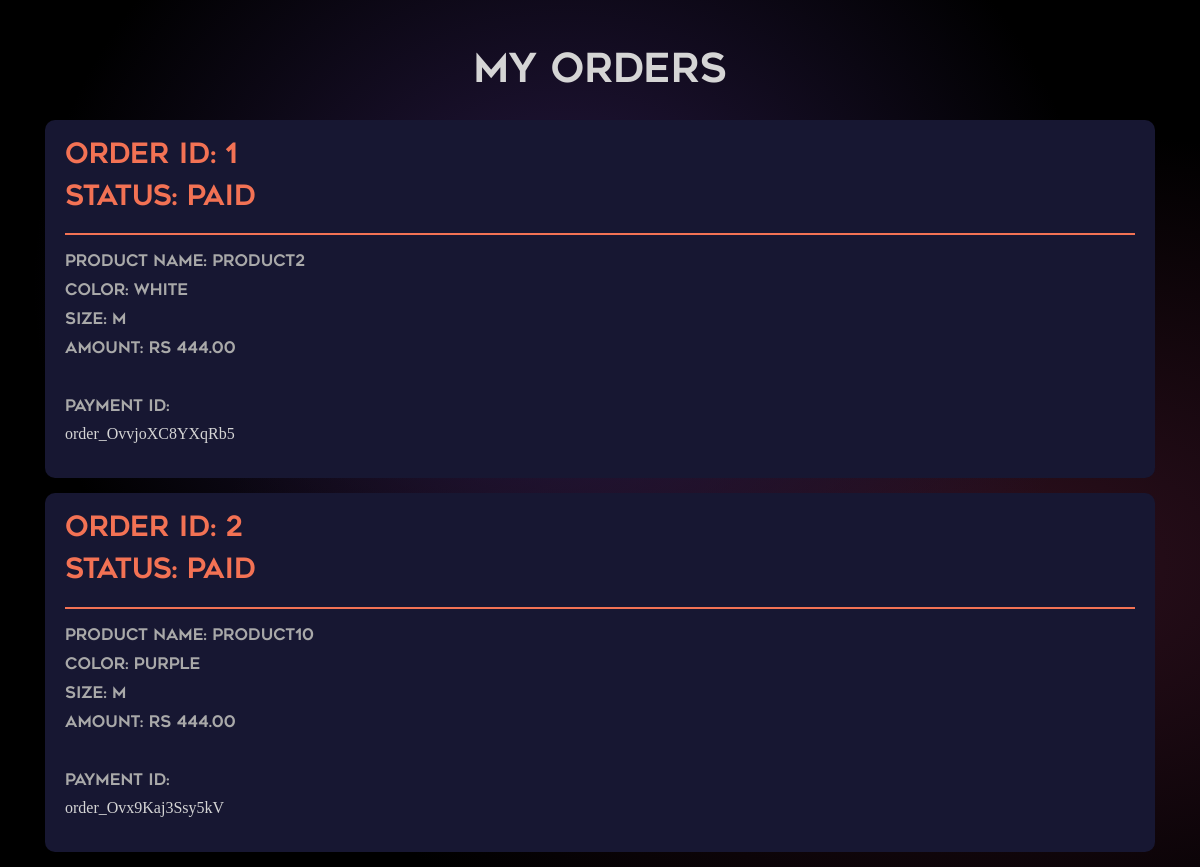
/userorders/ (signed in), run on an earlier commit of the app's database.
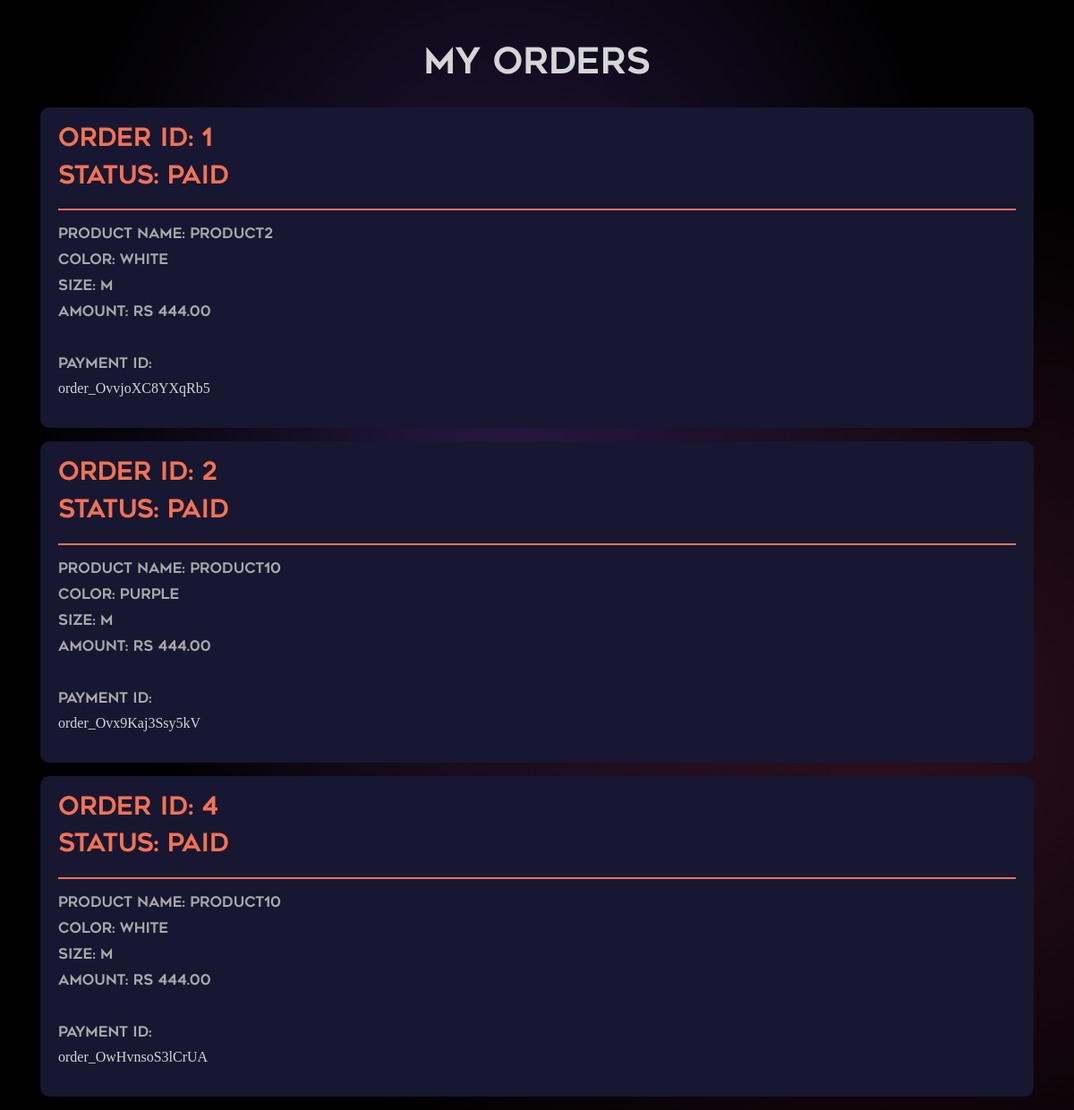
And on a later commit of the database.
### productapp/models.py (models this page shows, shortened)
class OrderCart(models.Model):
     user=models.ForeignKey(User,on_delete=models.CASCADE)
     info=models.ForeignKey(UserProfile,on_delete=models.CASCADE)
     product_name = models.CharField(max_length=255)
     color = models.CharField(max_length=225)
     size = models.CharField(max_length=225)
     amount = models.CharField(max_length=10)
     payment_id = models.CharField(max_length=100)
     paid = models.BooleanField(default=False)

### productapp/views.py (the view)
# urls.py: path('userorders/', views.userorders, name='userorders'),
def userorders(request):
    orders = OrderCart.objects.filter(user=request.user)
    return render(request, 'orders.html', {'orders': orders})

### templates/orders.html (shortened to what this page needs)
{% load static %}
<!DOCTYPE html>
<html lang="en">
<head>
    <link href="https://stackpath.bootstrapcdn.com/bootstrap/4.5.2/css/bootstrap.min.css" rel="stylesheet">
    <link href="https://unpkg.com/swiper/swiper-bundle.min.css" rel="stylesheet">
    <link href="https://unpkg.com/boxicons@2.1.4/css/boxicons.min.css" rel="stylesheet">
</head>
<body>
    <div class="container mt-5">
        <h1 class="text-center mb-4" style="font-family: myfont;">My Orders</h1>
        {% for order in orders %}
        <div class="order-card">
            <div class="order-header">
                <h3>Order ID: {{ order.id }}</h3>
                <h3>Status: {{ order.paid|yesno:"Paid,Pending" }}</h3>
            </div>
            <div class="order-details">
                <p><strong>Product Name:</strong> {{ order.product_name }}</p>
                <p><strong>Color:</strong> {{ order.color }}</p>
                <p><strong>Size:</strong> {{ order.size }}</p>
                <p><strong>Amount:</strong> Rs {{ order.amount }}</p>
                <br>
                <p>Payment ID:</p><h6>{{ order.payment_id }}</h6>
            </div>
        </div>
        {% empty %}
        <p class="text-center" style="font-family: myfont;margin-top:100px;">You have no orders yet.</p>
        {% endfor %}
    </div>
</body>
</html>

What changed in the data, as far as the page shows it:
added OrderCart: id "4", paid "Paid", product_name "product10", color "white", size "M", amount "444.00", payment_id "order_OwHvnsoS3lCrUA"
